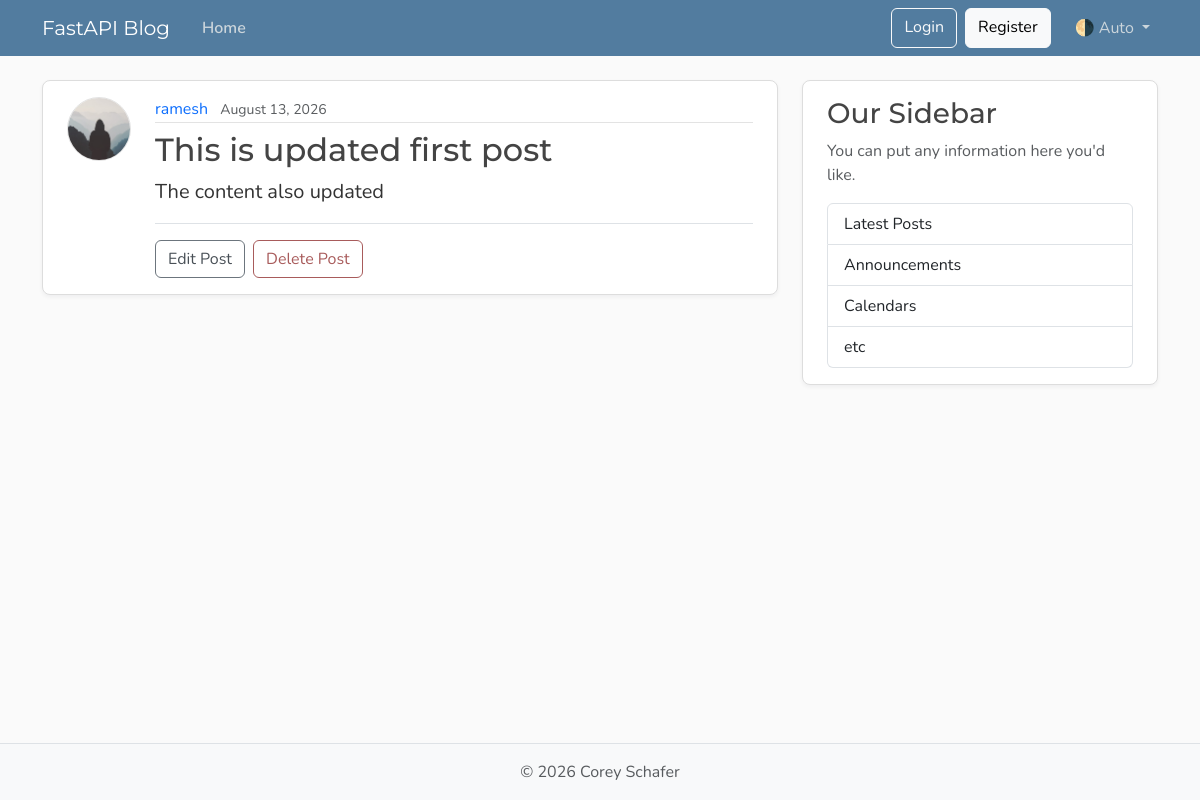
Before: /posts/1 with the older database file.
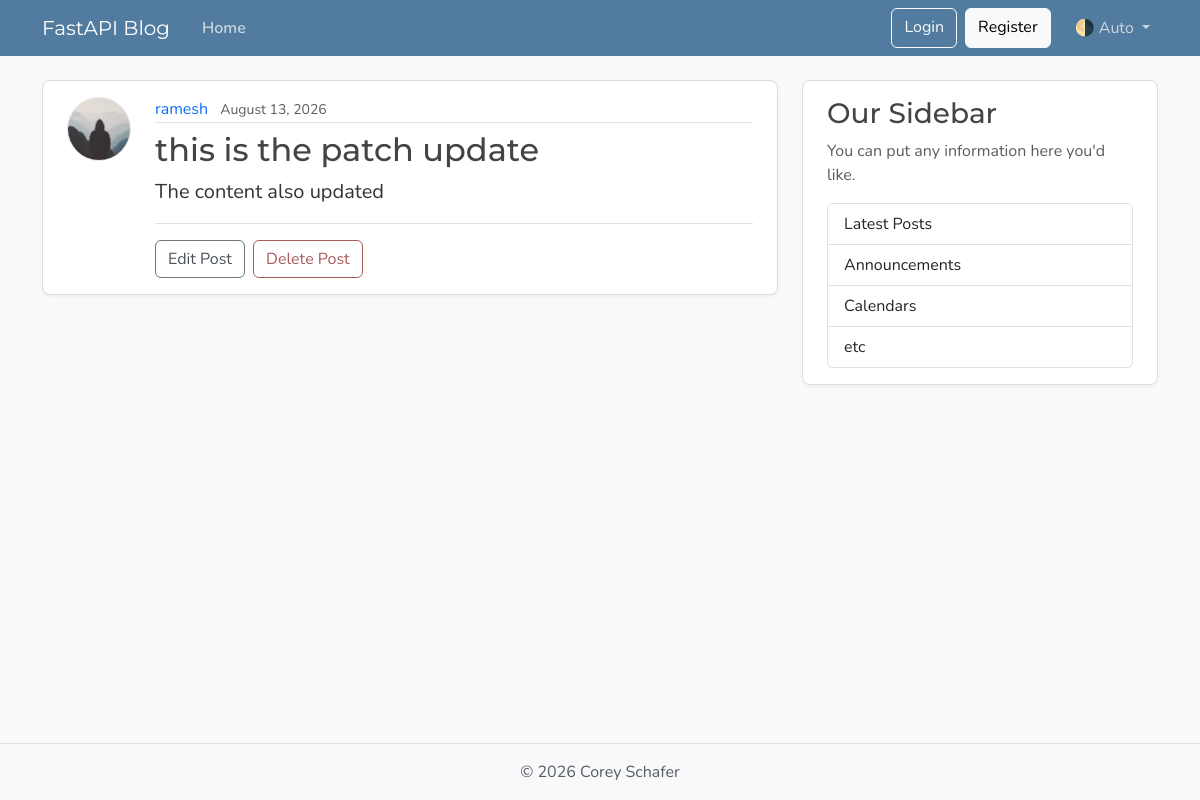
After: the same page with the newer database file.
### models.py (models this page shows)
class Post(Base):
    __tablename__ = "posts"
    id: Mapped[int] = mapped_column(Integer, primary_key=True, index=True)
    title: Mapped[str] = mapped_column(String(100), nullable=False)
    content: Mapped[str] = mapped_column(Text, nullable=False)
    user_id: Mapped[int] = mapped_column(
        ForeignKey("users.id"),
        nullable=False,
        index=True,
    )
    date_posted: Mapped[datetime] = mapped_column(
        DateTime(timezone=True),
        default=lambda: datetime.now(timezone.utc),
    )
    author: Mapped[User] = relationship(back_populates="posts")

### main.py (the view)
@app.get("/posts/{post_id}", include_in_schema=False)
def post_page(request: Request, post_id: int, db: Annotated[Session, Depends(get_db)]):
    result = db.execute(select(models.Post).where(models.Post.id == post_id))
    post = result.scalars().first()
    if post:
        title = post.title[:50]
        return templates.TemplateResponse(
            request,
            "post.html",
            {"post": post, "title": title},
        )
    raise HTTPException(status_code=status.HTTP_404_NOT_FOUND, detail="Post not found")

### templates/post.html (shortened to what this page needs)
{% extends "layout.html" %}
{% block content %}
  <article class="content-section py-3 px-4 mb-4">
    <div class="d-flex align-items-start gap-4">
      <img class="rounded-circle article-img flex-shrink-0"
           src="{{ post.author.image_path }}"
           alt="{{ post.author.username }}'s profile picture"
           width="64"
           height="64"
           loading="lazy">
      <div class="flex-grow-1">
        <div class="article-metadata mb-2">
          <a class="me-2" href="{{ url_for('user_posts', user_id=post.author.id)}}">{{ post.author.username }}</a>
          <small class="text-body-secondary">{{ post.date_posted.strftime('%B %d, %Y ') }}</small>
        </div>
        <h2 class="article-title">{{ post.title }}</h2>
        <p class="article-content">{{ post.content }}</p>
        <div class="post-actions mt-3 pt-3 border-top">
          <a class="btn btn-outline-secondary me-1" href="#">Edit Post</a>
          <button type="button"
                  class="btn btn-outline-danger"
                  data-bs-toggle="modal"
                  data-bs-target="#deleteModal">Delete Post</button>
        </div>
      </div>
    </div>
  </article>
{% endblock content %}

Changed rows visible on the page:
changed Post "The content also updated": title "This is updated first post" → "this is the patch update"
